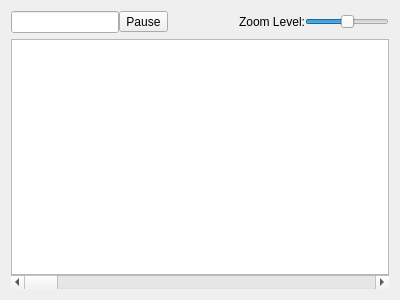
<?xml version="1.0" encoding="UTF-8"?>
<ui version="4.0">
 <class>GammaRay::SignalMonitorWidget</class>
 <widget class="QWidget" name="GammaRay::SignalMonitorWidget">
  <property name="geometry">
   <rect>
    <x>0</x>
    <y>0</y>
    <width>400</width>
    <height>300</height>
   </rect>
  </property>
  <property name="windowTitle">
   <string>Form</string>
  </property>
  <layout class="QVBoxLayout" name="verticalLayout">
   <property name="spacing">
    <number>0</number>
   </property>
   <item>
    <layout class="QHBoxLayout" name="toolbarLayout">
     <property name="bottomMargin">
      <number>6</number>
     </property>
     <item>
      <widget class="QLineEdit" name="objectSearchLine"/>
     </item>
     <item>
      <widget class="QToolButton" name="pauseButton">
       <property name="text">
        <string>Pause</string>
       </property>
       <property name="checkable">
        <bool>true</bool>
       </property>
      </widget>
     </item>
     <item>
      <spacer name="toolbarSpacer">
       <property name="orientation">
        <enum>Qt::Horizontal</enum>
       </property>
       <property name="sizeHint" stdset="0">
        <size>
         <width>40</width>
         <height>20</height>
        </size>
       </property>
      </spacer>
     </item>
     <item>
      <widget class="QLabel" name="intervalScaleLabel">
       <property name="text">
        <string>Zoom Level:</string>
       </property>
      </widget>
     </item>
     <item>
      <widget class="QSlider" name="intervalScale">
       <property name="minimum">
        <number>-100</number>
       </property>
       <property name="maximum">
        <number>100</number>
       </property>
       <property name="value">
        <number>0</number>
       </property>
       <property name="orientation">
        <enum>Qt::Horizontal</enum>
       </property>
      </widget>
     </item>
    </layout>
   </item>
   <item>
    <widget class="GammaRay::SignalHistoryView" name="objectTreeView">
     <property name="horizontalScrollBarPolicy">
      <enum>Qt::ScrollBarAlwaysOff</enum>
     </property>
     <property name="selectionMode">
      <enum>QAbstractItemView::SingleSelection</enum>
     </property>
     <property name="rootIsDecorated">
      <bool>false</bool>
     </property>
    </widget>
   </item>
   <item>
    <layout class="QHBoxLayout" name="eventScrollBarLayout">
     <item>
      <widget class="QScrollBar" name="eventScrollBar">
       <property name="sizePolicy">
        <sizepolicy hsizetype="Expanding" vsizetype="Fixed">
         <horstretch>0</horstretch>
         <verstretch>0</verstretch>
        </sizepolicy>
       </property>
       <property name="tracking">
        <bool>true</bool>
       </property>
       <property name="orientation">
        <enum>Qt::Horizontal</enum>
       </property>
      </widget>
     </item>
    </layout>
   </item>
  </layout>
 </widget>
 <customwidgets>
  <customwidget>
   <class>GammaRay::SignalHistoryView</class>
   <extends>QTreeView</extends>
   <header>signalhistoryview.h</header>
  </customwidget>
 </customwidgets>
 <resources/>
 <connections/>
</ui>
